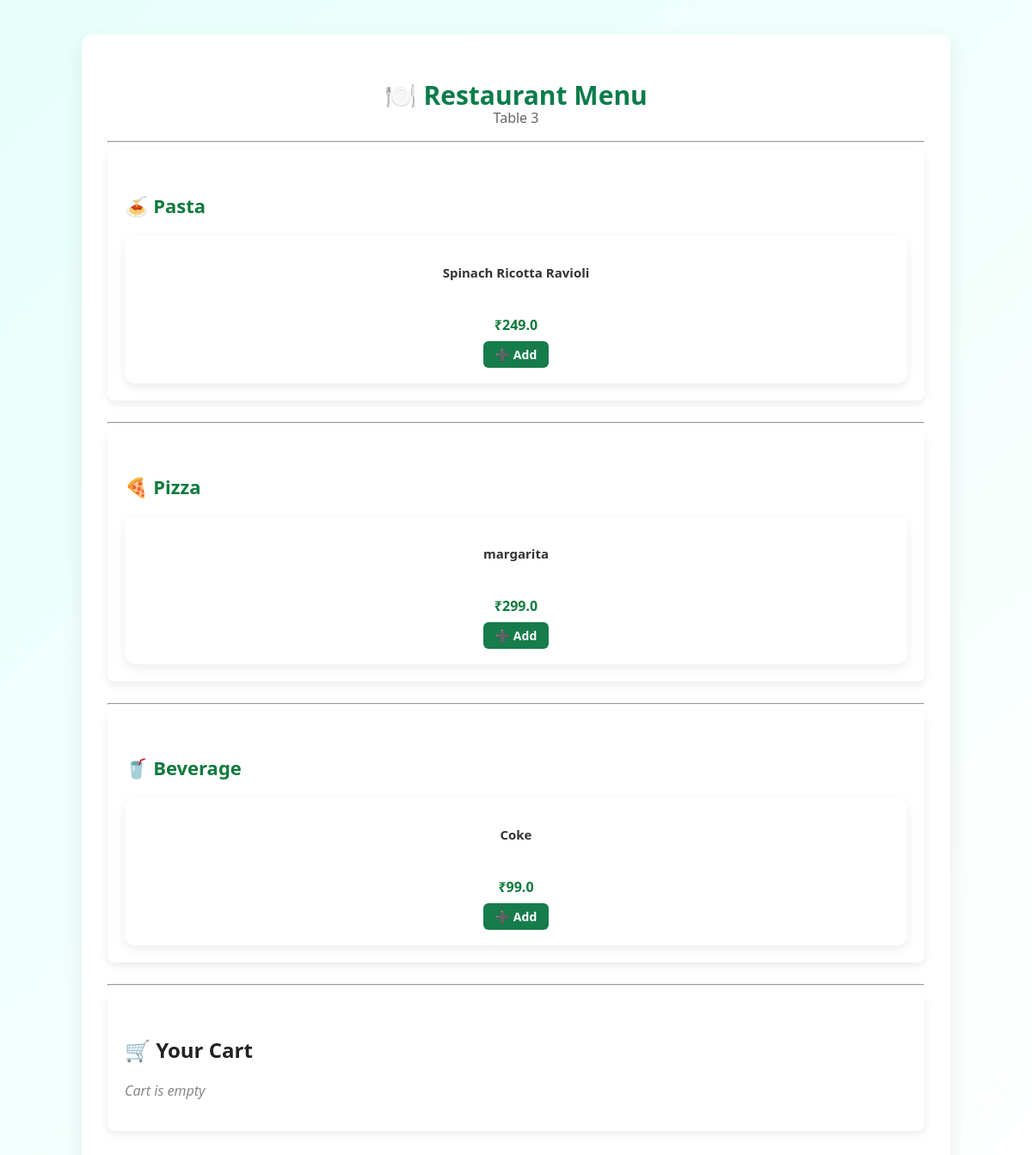
/menu/3, run on the app's committed database.
### tables this page shows
CREATE TABLE menu (
            id INTEGER PRIMARY KEY AUTOINCREMENT,
            name TEXT NOT NULL,
            price REAL NOT NULL,
            category TEXT NOT NULL
        );

### app.py (the view)
@app.route("/menu/<int:table_id>")
def menu(table_id):
    session["table_id"] = table_id
    conn = get_db_connection()
    items = conn.execute("SELECT * FROM menu").fetchall()
    conn.close()
    return render_template(
        "menu.html",
        menu=items,
        table_id=table_id,
        tables=session.get("tables", {})
    )

### database.py (called while the page is built)
def get_db_connection():
    conn = sqlite3.connect("restaurant.db")
    conn.row_factory = sqlite3.Row
    return conn

### templates/menu.html (shortened to what this page needs)
<!DOCTYPE html>
<html>
<head>
    <link rel="stylesheet" href="{{ url_for('static', filename='style.css') }}">
</head>
<body>
<div class="container">
    <div class="menu-header">
        <h1>🍽️ Restaurant Menu</h1>
        <p class="subtitle">Table {{ table_id }}</p>
    </div>
    <hr>
    <div class="card">
        <h2 class="section-title">🍝 Pasta</h2>
        <div class="menu-grid small-grid">
            {% for item in menu %}
                {% if item.category == "Pasta" %}
                <div class="menu-card small-card">
                    <h3>{{ item.name }}</h3>
                    <p class="price">₹{{ item.price }}</p>
                    <a href="{{ url_for('add_to_cart', item_id=item.id) }}" class="btn small-btn">
                        ➕ Add
                    </a>
                </div>
                {% endif %}
            {% endfor %}
        </div>
    </div>
    <hr>
    <div class="card">
        <h2 class="section-title">🍕 Pizza</h2>
        <div class="menu-grid small-grid">
            {% for item in menu %}
                {% if item.category == "Pizza" %}
                <div class="menu-card small-card">
                    <h3>{{ item.name }}</h3>
                    <p class="price">₹{{ item.price }}</p>
                    <a href="{{ url_for('add_to_cart', item_id=item.id) }}" class="btn small-btn">
                        ➕ Add
                    </a>
                </div>
                {% endif %}
            {% endfor %}
        </div>
    </div>
    <hr>
    <div class="card">
        <h2 class="section-title">🥤 Beverage</h2>
        <div class="menu-grid small-grid">
            {% for item in menu %}
                {% if item.category == "Beverage" %}
                <div class="menu-card small-card">
                    <h3>{{ item.name }}</h3>
                    <p class="price">₹{{ item.price }}</p>
                    <a href="{{ url_for('add_to_cart', item_id=item.id) }}" class="btn small-btn">
                        ➕ Add
                    </a>
                </div>
                {% endif %}
            {% endfor %}
        </div>
    </div>
    <hr>
    <div class="card">
        <h2>🛒 Your Cart</h2>
        {% if tables and table_id|string in tables %}
            {% set cart = tables[table_id|string] %}
            {% for item_id, data in cart.items() %}
                <div class="cart-item">
                    <div>
                        <strong>{{ data.name }}</strong><br>
                        Qty: {{ data.qty }}
                    </div>
                    <div>
                        <a href="{{ url_for('decrease_item', item_id=item_id) }}" class="qty-btn minus">−</a>
                        <a href="{{ url_for('increase_item', item_id=item_id) }}" class="qty-btn plus">+</a>
                    </div>
                </div>
            {% endfor %}
            <div class="cart-buttons">
                <a href="{{ url_for('cart') }}" class="btn">View Full Cart</a>
                <a href="/" class="btn secondary-btn">⬅ Back to Home</a>
            </div>
        {% else %}
            <p class="empty-msg">Cart is empty</p>
        {% endif %}
    </div>
</div>
</body>
</html>

### static/style.css (style rules this page uses)
body { margin: 0; font-family: 'Segoe UI', Arial, sans-serif; background: linear-gradient(135deg, #e6fffa, #ffffff); color: #333; }
h1 { color: #0a7c4a; font-size: 30px; margin-bottom: 5px; }
h2 { color: #222; margin-top: 30px; }
.container { width: 90%; max-width: 950px; margin: 40px auto; background: white; padding: 30px; border-radius: 12px; box-shadow: 0 8px 25px rgba(0, 0, 0, 0.08); }
.section-title { margin-top: 30px; font-size: 22px; color: #0f7a3e; }
.menu-grid { display: grid; grid-template-columns: repeat(auto-fit, minmax(240px, 1fr)); gap: 20px; margin-top: 20px; }
.small-grid { grid-template-columns: repeat(auto-fit, minmax(200px, 1fr)); }
.menu-card { background: #ffffff; padding: 20px; border-radius: 12px; box-shadow: 0 4px 12px rgba(0,0,0,0.08); text-align: center; transition: 0.2s; }
.small-card { padding: 18px; }
.small-card h3 { font-size: 15px; min-height: 45px; }
.price { font-weight: bold; color: #0f7a3e; margin: 8px 0; font-size: 16px; }
.btn { display: inline-block; background: #167c4a; color: white; padding: 8px 18px; border-radius: 6px; text-decoration: none; font-weight: 600; transition: 0.2s; }
.small-btn { padding: 6px 14px; font-size: 14px; }
.card { background: #ffffff; padding: 20px; border-radius: 8px; margin-bottom: 25px; box-shadow: 0 4px 10px rgba(0,0,0,0.08); }
.subtitle { color: #666; margin-top: -10px; }
.empty-msg { color: #888; font-style: italic; }
.menu-header { text-align: center; }
.section-title { margin-bottom: 15px; }

### data on the page
menu: name "Spinach Ricotta Ravioli", price "249.0"
menu: name "margarita", price "299.0"
menu: name "Coke", price "99.0"

### other printed values
{{ table_id }} "3"
